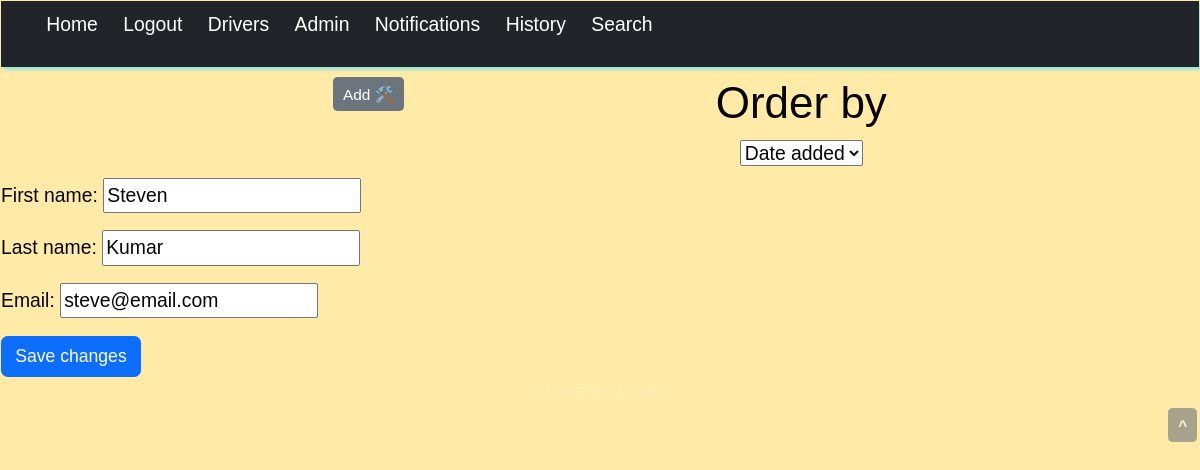
/update_driver/15/ (signed in), run on the app's committed database.
### tracker/models.py (models this page shows, shortened)
class Driver(models.Model):
    first_name = models.CharField(max_length=30)
    last_name = models.CharField(max_length=30)
    email = models.EmailField()
    class Meta:
        ordering =['-email']

### tracker/views.py (the view)
# urls.py: path('update_driver/<int:id>/',views.updateDriver,name='update_driver'),
def updateDriver(request, id):
    driver = Driver.objects.get(id=id)
    form = DriverForm(instance = driver)
    if request.method == 'POST':
        form = DriverForm(request.POST,instance=driver)
        if form.is_valid():
            form.save()
            return redirect("drivers")
    return render(request, 'tracker/update_driver.html', {'form': form})

### tracker/forms.py
class DriverForm(forms.ModelForm):
    class Meta:
        model = Driver
        fields = "__all__"

### tracker/templates/tracker/update_driver.html (shortened to what this page needs)
{% extends 'tracker/base.html' %}
{% block content %}
    <form method="post" enctype="multipart/form-data">
        {{form.as_p}}
        <input type="submit" class="btn btn-primary" value="Save changes">
    </form>
{% endblock %}

### tracker/templates/tracker/base.html (style rules this page uses)
* { color: rgb(6, 6, 6); font-family:monospace,Helvetica; font-size: 1.1rem; font-family: Verdana, Geneva, Tahoma, sans-serif; }
body { margin:1px; background:#ffeaa7; }

### data on the page
Driver: first_name "Steven", last_name "Kumar", email "steve@email.com"
